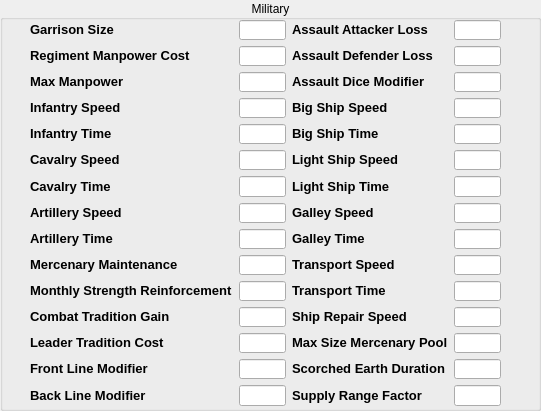
  <widget class="QGroupBox" name="groupBox_2">
   <property name="geometry">
    <rect>
     <x>0</x>
     <y>550</y>
     <width>541</width>
     <height>411</height>
    </rect>
   </property>
   <property name="title">
    <string>Military</string>
   </property>
   <property name="alignment">
    <set>Qt::AlignCenter</set>
   </property>
   <widget class="QWidget" name="gridLayoutWidget_2">
    <property name="geometry">
     <rect>
      <x>30</x>
      <y>20</y>
      <width>471</width>
      <height>386</height>
     </rect>
    </property>
    <layout class="QGridLayout" name="gridLayout_2">
     <item row="1" column="0">
      <widget class="QLabel" name="label_39">
       <property name="text">
        <string>&lt;!DOCTYPE HTML PUBLIC &quot;-//W3C//DTD HTML 4.0//EN&quot; &quot;http://www.w3.org/TR/REC-html40/strict.dtd&quot;&gt;
&lt;html&gt;&lt;head&gt;&lt;meta name=&quot;qrichtext&quot; content=&quot;1&quot; /&gt;&lt;style type=&quot;text/css&quot;&gt;
p, li { white-space: pre-wrap; }
&lt;/style&gt;&lt;/head&gt;&lt;body style=&quot; font-family:'MS Shell Dlg 2'; font-size:8.25pt; font-weight:400; font-style:normal;&quot;&gt;
&lt;p style=&quot; margin-top:0px; margin-bottom:0px; margin-left:0px; margin-right:0px; -qt-block-indent:0; text-indent:0px;&quot;&gt;&lt;span style=&quot; font-size:10pt; font-weight:600;&quot;&gt;Garrison Size&lt;/span&gt;&lt;/p&gt;&lt;/body&gt;&lt;/html&gt;</string>
       </property>
      </widget>
     </item>
     <item row="1" column="1">
      <widget class="QLineEdit" name="lineEdit_36"/>
     </item>
     <item row="1" column="2">
      <widget class="QLabel" name="label_40">
       <property name="text">
        <string>&lt;!DOCTYPE HTML PUBLIC &quot;-//W3C//DTD HTML 4.0//EN&quot; &quot;http://www.w3.org/TR/REC-html40/strict.dtd&quot;&gt;
&lt;html&gt;&lt;head&gt;&lt;meta name=&quot;qrichtext&quot; content=&quot;1&quot; /&gt;&lt;style type=&quot;text/css&quot;&gt;
p, li { white-space: pre-wrap; }
&lt;/style&gt;&lt;/head&gt;&lt;body style=&quot; font-family:'MS Shell Dlg 2'; font-size:8.25pt; font-weight:400; font-style:normal;&quot;&gt;
&lt;p style=&quot; margin-top:0px; margin-bottom:0px; margin-left:0px; margin-right:0px; -qt-block-indent:0; text-indent:0px;&quot;&gt;&lt;span style=&quot; font-size:10pt; font-weight:600;&quot;&gt;Assault Attacker Loss&lt;/span&gt;&lt;/p&gt;&lt;/body&gt;&lt;/html&gt;</string>
       </property>
      </widget>
     </item>
     <item row="1" column="3">
      <widget class="QLineEdit" name="lineEdit_37"/>
     </item>
     <item row="2" column="2">
      <widget class="QLabel" name="label_41">
       <property name="text">
        <string>&lt;!DOCTYPE HTML PUBLIC &quot;-//W3C//DTD HTML 4.0//EN&quot; &quot;http://www.w3.org/TR/REC-html40/strict.dtd&quot;&gt;
&lt;html&gt;&lt;head&gt;&lt;meta name=&quot;qrichtext&quot; content=&quot;1&quot; /&gt;&lt;style type=&quot;text/css&quot;&gt;
p, li { white-space: pre-wrap; }
&lt;/style&gt;&lt;/head&gt;&lt;body style=&quot; font-family:'MS Shell Dlg 2'; font-size:8.25pt; font-weight:400; font-style:normal;&quot;&gt;
&lt;p style=&quot; margin-top:0px; margin-bottom:0px; margin-left:0px; margin-right:0px; -qt-block-indent:0; text-indent:0px;&quot;&gt;&lt;span style=&quot; font-size:10pt; font-weight:600;&quot;&gt;Assault Defender Loss&lt;/span&gt;&lt;/p&gt;&lt;/body&gt;&lt;/html&gt;</string>
       </property>
      </widget>
     </item>
     <item row="2" column="3">
      <widget class="QLineEdit" name="lineEdit_38"/>
     </item>
     <item row="3" column="2">
      <widget class="QLabel" name="label_42">
       <property name="text">
        <string>&lt;!DOCTYPE HTML PUBLIC &quot;-//W3C//DTD HTML 4.0//EN&quot; &quot;http://www.w3.org/TR/REC-html40/strict.dtd&quot;&gt;
&lt;html&gt;&lt;head&gt;&lt;meta name=&quot;qrichtext&quot; content=&quot;1&quot; /&gt;&lt;style type=&quot;text/css&quot;&gt;
p, li { white-space: pre-wrap; }
&lt;/style&gt;&lt;/head&gt;&lt;body style=&quot; font-family:'MS Shell Dlg 2'; font-size:8.25pt; font-weight:400; font-style:normal;&quot;&gt;
&lt;p style=&quot; margin-top:0px; margin-bottom:0px; margin-left:0px; margin-right:0px; -qt-block-indent:0; text-indent:0px;&quot;&gt;&lt;span style=&quot; font-size:10pt; font-weight:600;&quot;&gt;Assault Dice Modifier&lt;/span&gt;&lt;/p&gt;&lt;/body&gt;&lt;/html&gt;</string>
       </property>
      </widget>
     </item>
     <item row="3" column="3">
      <widget class="QLineEdit" name="lineEdit_39"/>
     </item>
     <item row="2" column="0">
      <widget class="QLabel" name="label_43">
       <property name="text">
        <string>&lt;!DOCTYPE HTML PUBLIC &quot;-//W3C//DTD HTML 4.0//EN&quot; &quot;http://www.w3.org/TR/REC-html40/strict.dtd&quot;&gt;
&lt;html&gt;&lt;head&gt;&lt;meta name=&quot;qrichtext&quot; content=&quot;1&quot; /&gt;&lt;style type=&quot;text/css&quot;&gt;
p, li { white-space: pre-wrap; }
&lt;/style&gt;&lt;/head&gt;&lt;body style=&quot; font-family:'MS Shell Dlg 2'; font-size:8.25pt; font-weight:400; font-style:normal;&quot;&gt;
&lt;p style=&quot; margin-top:0px; margin-bottom:0px; margin-left:0px; margin-right:0px; -qt-block-indent:0; text-indent:0px;&quot;&gt;&lt;span style=&quot; font-size:10pt; font-weight:600;&quot;&gt;Regiment Manpower Cost&lt;/span&gt;&lt;/p&gt;&lt;/body&gt;&lt;/html&gt;</string>
       </property>
      </widget>
     </item>
     <item row="2" column="1">
      <widget class="QLineEdit" name="lineEdit_40"/>
     </item>
     <item row="3" column="0">
      <widget class="QLabel" name="label_44">
       <property name="text">
        <string>&lt;!DOCTYPE HTML PUBLIC &quot;-//W3C//DTD HTML 4.0//EN&quot; &quot;http://www.w3.org/TR/REC-html40/strict.dtd&quot;&gt;
&lt;html&gt;&lt;head&gt;&lt;meta name=&quot;qrichtext&quot; content=&quot;1&quot; /&gt;&lt;style type=&quot;text/css&quot;&gt;
p, li { white-space: pre-wrap; }
&lt;/style&gt;&lt;/head&gt;&lt;body style=&quot; font-family:'MS Shell Dlg 2'; font-size:8.25pt; font-weight:400; font-style:normal;&quot;&gt;
&lt;p style=&quot; margin-top:0px; margin-bottom:0px; margin-left:0px; margin-right:0px; -qt-block-indent:0; text-indent:0px;&quot;&gt;&lt;span style=&quot; font-size:10pt; font-weight:600;&quot;&gt;Max Manpower&lt;/span&gt;&lt;/p&gt;&lt;/body&gt;&lt;/html&gt;</string>
       </property>
      </widget>
     </item>
     <item row="3" column="1">
      <widget class="QLineEdit" name="lineEdit_41"/>
     </item>
     <item row="4" column="0">
      <widget class="QLabel" name="label_45">
       <property name="text">
        <string>&lt;!DOCTYPE HTML PUBLIC &quot;-//W3C//DTD HTML 4.0//EN&quot; &quot;http://www.w3.org/TR/REC-html40/strict.dtd&quot;&gt;
&lt;html&gt;&lt;head&gt;&lt;meta name=&quot;qrichtext&quot; content=&quot;1&quot; /&gt;&lt;style type=&quot;text/css&quot;&gt;
p, li { white-space: pre-wrap; }
&lt;/style&gt;&lt;/head&gt;&lt;body style=&quot; font-family:'MS Shell Dlg 2'; font-size:8.25pt; font-weight:400; font-style:normal;&quot;&gt;
&lt;p style=&quot; margin-top:0px; margin-bottom:0px; margin-left:0px; margin-right:0px; -qt-block-indent:0; text-indent:0px;&quot;&gt;&lt;span style=&quot; font-size:10pt; font-weight:600;&quot;&gt;Infantry Speed&lt;/span&gt;&lt;/p&gt;&lt;/body&gt;&lt;/html&gt;</string>
       </property>
      </widget>
     </item>
     <item row="4" column="1">
      <widget class="QLineEdit" name="lineEdit_42"/>
     </item>
     <item row="6" column="0">
      <widget class="QLabel" name="label_46">
       <property name="text">
        <string>&lt;!DOCTYPE HTML PUBLIC &quot;-//W3C//DTD HTML 4.0//EN&quot; &quot;http://www.w3.org/TR/REC-html40/strict.dtd&quot;&gt;
&lt;html&gt;&lt;head&gt;&lt;meta name=&quot;qrichtext&quot; content=&quot;1&quot; /&gt;&lt;style type=&quot;text/css&quot;&gt;
p, li { white-space: pre-wrap; }
&lt;/style&gt;&lt;/head&gt;&lt;body style=&quot; font-family:'MS Shell Dlg 2'; font-size:8.25pt; font-weight:400; font-style:normal;&quot;&gt;
&lt;p style=&quot; margin-top:0px; margin-bottom:0px; margin-left:0px; margin-right:0px; -qt-block-indent:0; text-indent:0px;&quot;&gt;&lt;span style=&quot; font-size:10pt; font-weight:600;&quot;&gt;Cavalry Speed&lt;/span&gt;&lt;/p&gt;&lt;/body&gt;&lt;/html&gt;</string>
       </property>
      </widget>
     </item>
     <item row="8" column="0">
      <widget class="QLabel" name="label_47">
       <property name="text">
        <string>&lt;!DOCTYPE HTML PUBLIC &quot;-//W3C//DTD HTML 4.0//EN&quot; &quot;http://www.w3.org/TR/REC-html40/strict.dtd&quot;&gt;
&lt;html&gt;&lt;head&gt;&lt;meta name=&quot;qrichtext&quot; content=&quot;1&quot; /&gt;&lt;style type=&quot;text/css&quot;&gt;
p, li { white-space: pre-wrap; }
&lt;/style&gt;&lt;/head&gt;&lt;body style=&quot; font-family:'MS Shell Dlg 2'; font-size:8.25pt; font-weight:400; font-style:normal;&quot;&gt;
&lt;p style=&quot; margin-top:0px; margin-bottom:0px; margin-left:0px; margin-right:0px; -qt-block-indent:0; text-indent:0px;&quot;&gt;&lt;span style=&quot; font-size:10pt; font-weight:600;&quot;&gt;Artillery Speed&lt;/span&gt;&lt;/p&gt;&lt;/body&gt;&lt;/html&gt;</string>
       </property>
      </widget>
     </item>
     <item row="6" column="1">
      <widget class="QLineEdit" name="lineEdit_43"/>
     </item>
     <item row="8" column="1">
      <widget class="QLineEdit" name="lineEdit_44"/>
     </item>
     <item row="4" column="3">
      <widget class="QLineEdit" name="lineEdit_45"/>
     </item>
     <item row="6" column="3">
      <widget class="QLineEdit" name="lineEdit_46"/>
     </item>
     <item row="8" column="3">
      <widget class="QLineEdit" name="lineEdit_47"/>
     </item>
     <item row="4" column="2">
      <widget class="QLabel" name="label_48">
       <property name="text">
        <string>&lt;!DOCTYPE HTML PUBLIC &quot;-//W3C//DTD HTML 4.0//EN&quot; &quot;http://www.w3.org/TR/REC-html40/strict.dtd&quot;&gt;
&lt;html&gt;&lt;head&gt;&lt;meta name=&quot;qrichtext&quot; content=&quot;1&quot; /&gt;&lt;style type=&quot;text/css&quot;&gt;
p, li { white-space: pre-wrap; }
&lt;/style&gt;&lt;/head&gt;&lt;body style=&quot; font-family:'MS Shell Dlg 2'; font-size:8.25pt; font-weight:400; font-style:normal;&quot;&gt;
&lt;p style=&quot; margin-top:0px; margin-bottom:0px; margin-left:0px; margin-right:0px; -qt-block-indent:0; text-indent:0px;&quot;&gt;&lt;span style=&quot; font-size:10pt; font-weight:600;&quot;&gt;Big Ship Speed&lt;/span&gt;&lt;/p&gt;&lt;/body&gt;&lt;/html&gt;</string>
       </property>
      </widget>
     </item>
     <item row="6" column="2">
      <widget class="QLabel" name="label_49">
       <property name="text">
        <string>&lt;!DOCTYPE HTML PUBLIC &quot;-//W3C//DTD HTML 4.0//EN&quot; &quot;http://www.w3.org/TR/REC-html40/strict.dtd&quot;&gt;
&lt;html&gt;&lt;head&gt;&lt;meta name=&quot;qrichtext&quot; content=&quot;1&quot; /&gt;&lt;style type=&quot;text/css&quot;&gt;
p, li { white-space: pre-wrap; }
&lt;/style&gt;&lt;/head&gt;&lt;body style=&quot; font-family:'MS Shell Dlg 2'; font-size:8.25pt; font-weight:400; font-style:normal;&quot;&gt;
&lt;p style=&quot; margin-top:0px; margin-bottom:0px; margin-left:0px; margin-right:0px; -qt-block-indent:0; text-indent:0px;&quot;&gt;&lt;span style=&quot; font-size:10pt; font-weight:600;&quot;&gt;Light Ship Speed&lt;/span&gt;&lt;/p&gt;&lt;/body&gt;&lt;/html&gt;</string>
       </property>
      </widget>
     </item>
     <item row="8" column="2">
      <widget class="QLabel" name="label_50">
       <property name="text">
        <string>&lt;!DOCTYPE HTML PUBLIC &quot;-//W3C//DTD HTML 4.0//EN&quot; &quot;http://www.w3.org/TR/REC-html40/strict.dtd&quot;&gt;
&lt;html&gt;&lt;head&gt;&lt;meta name=&quot;qrichtext&quot; content=&quot;1&quot; /&gt;&lt;style type=&quot;text/css&quot;&gt;
p, li { white-space: pre-wrap; }
&lt;/style&gt;&lt;/head&gt;&lt;body style=&quot; font-family:'MS Shell Dlg 2'; font-size:8.25pt; font-weight:400; font-style:normal;&quot;&gt;
&lt;p style=&quot; margin-top:0px; margin-bottom:0px; margin-left:0px; margin-right:0px; -qt-block-indent:0; text-indent:0px;&quot;&gt;&lt;span style=&quot; font-size:10pt; font-weight:600;&quot;&gt;Galley Speed&lt;/span&gt;&lt;/p&gt;&lt;/body&gt;&lt;/html&gt;</string>
       </property>
      </widget>
     </item>
     <item row="10" column="2">
      <widget class="QLabel" name="label_51">
       <property name="text">
        <string>&lt;!DOCTYPE HTML PUBLIC &quot;-//W3C//DTD HTML 4.0//EN&quot; &quot;http://www.w3.org/TR/REC-html40/strict.dtd&quot;&gt;
&lt;html&gt;&lt;head&gt;&lt;meta name=&quot;qrichtext&quot; content=&quot;1&quot; /&gt;&lt;style type=&quot;text/css&quot;&gt;
p, li { white-space: pre-wrap; }
&lt;/style&gt;&lt;/head&gt;&lt;body style=&quot; font-family:'MS Shell Dlg 2'; font-size:8.25pt; font-weight:400; font-style:normal;&quot;&gt;
&lt;p style=&quot; margin-top:0px; margin-bottom:0px; margin-left:0px; margin-right:0px; -qt-block-indent:0; text-indent:0px;&quot;&gt;&lt;span style=&quot; font-size:10pt; font-weight:600;&quot;&gt;Transport Speed&lt;/span&gt;&lt;/p&gt;&lt;/body&gt;&lt;/html&gt;</string>
       </property>
      </widget>
     </item>
     <item row="10" column="3">
      <widget class="QLineEdit" name="lineEdit_48"/>
     </item>
     <item row="5" column="0">
      <widget class="QLabel" name="label_52">
       <property name="text">
        <string>&lt;!DOCTYPE HTML PUBLIC &quot;-//W3C//DTD HTML 4.0//EN&quot; &quot;http://www.w3.org/TR/REC-html40/strict.dtd&quot;&gt;
&lt;html&gt;&lt;head&gt;&lt;meta name=&quot;qrichtext&quot; content=&quot;1&quot; /&gt;&lt;style type=&quot;text/css&quot;&gt;
p, li { white-space: pre-wrap; }
&lt;/style&gt;&lt;/head&gt;&lt;body style=&quot; font-family:'MS Shell Dlg 2'; font-size:8.25pt; font-weight:400; font-style:normal;&quot;&gt;
&lt;p style=&quot; margin-top:0px; margin-bottom:0px; margin-left:0px; margin-right:0px; -qt-block-indent:0; text-indent:0px;&quot;&gt;&lt;span style=&quot; font-size:10pt; font-weight:600;&quot;&gt;Infantry Time&lt;/span&gt;&lt;/p&gt;&lt;/body&gt;&lt;/html&gt;</string>
       </property>
      </widget>
     </item>
     <item row="5" column="1">
      <widget class="QLineEdit" name="lineEdit_49"/>
     </item>
     <item row="5" column="2">
      <widget class="QLabel" name="label_53">
       <property name="text">
        <string>&lt;!DOCTYPE HTML PUBLIC &quot;-//W3C//DTD HTML 4.0//EN&quot; &quot;http://www.w3.org/TR/REC-html40/strict.dtd&quot;&gt;
&lt;html&gt;&lt;head&gt;&lt;meta name=&quot;qrichtext&quot; content=&quot;1&quot; /&gt;&lt;style type=&quot;text/css&quot;&gt;
p, li { white-space: pre-wrap; }
&lt;/style&gt;&lt;/head&gt;&lt;body style=&quot; font-family:'MS Shell Dlg 2'; font-size:8.25pt; font-weight:400; font-style:normal;&quot;&gt;
&lt;p style=&quot; margin-top:0px; margin-bottom:0px; margin-left:0px; margin-right:0px; -qt-block-indent:0; text-indent:0px;&quot;&gt;&lt;span style=&quot; font-size:10pt; font-weight:600;&quot;&gt;Big Ship Time&lt;/span&gt;&lt;/p&gt;&lt;/body&gt;&lt;/html&gt;</string>
       </property>
      </widget>
     </item>
     <item row="5" column="3">
      <widget class="QLineEdit" name="lineEdit_50"/>
     </item>
     <item row="7" column="0">
      <widget class="QLabel" name="label_54">
       <property name="text">
        <string>&lt;!DOCTYPE HTML PUBLIC &quot;-//W3C//DTD HTML 4.0//EN&quot; &quot;http://www.w3.org/TR/REC-html40/strict.dtd&quot;&gt;
&lt;html&gt;&lt;head&gt;&lt;meta name=&quot;qrichtext&quot; content=&quot;1&quot; /&gt;&lt;style type=&quot;text/css&quot;&gt;
p, li { white-space: pre-wrap; }
&lt;/style&gt;&lt;/head&gt;&lt;body style=&quot; font-family:'MS Shell Dlg 2'; font-size:8.25pt; font-weight:400; font-style:normal;&quot;&gt;
&lt;p style=&quot; margin-top:0px; margin-bottom:0px; margin-left:0px; margin-right:0px; -qt-block-indent:0; text-indent:0px;&quot;&gt;&lt;span style=&quot; font-size:10pt; font-weight:600;&quot;&gt;Cavalry Time&lt;/span&gt;&lt;/p&gt;&lt;/body&gt;&lt;/html&gt;</string>
       </property>
      </widget>
     </item>
     <item row="7" column="1">
      <widget class="QLineEdit" name="lineEdit_51"/>
     </item>
     <item row="7" column="3">
      <widget class="QLineEdit" name="lineEdit_52"/>
     </item>
     <item row="7" column="2">
      <widget class="QLabel" name="label_55">
       <property name="text">
        <string>&lt;!DOCTYPE HTML PUBLIC &quot;-//W3C//DTD HTML 4.0//EN&quot; &quot;http://www.w3.org/TR/REC-html40/strict.dtd&quot;&gt;
&lt;html&gt;&lt;head&gt;&lt;meta name=&quot;qrichtext&quot; content=&quot;1&quot; /&gt;&lt;style type=&quot;text/css&quot;&gt;
p, li { white-space: pre-wrap; }
&lt;/style&gt;&lt;/head&gt;&lt;body style=&quot; font-family:'MS Shell Dlg 2'; font-size:8.25pt; font-weight:400; font-style:normal;&quot;&gt;
&lt;p style=&quot; margin-top:0px; margin-bottom:0px; margin-left:0px; margin-right:0px; -qt-block-indent:0; text-indent:0px;&quot;&gt;&lt;span style=&quot; font-size:10pt; font-weight:600;&quot;&gt;Light Ship Time&lt;/span&gt;&lt;/p&gt;&lt;/body&gt;&lt;/html&gt;</string>
       </property>
      </widget>
     </item>
     <item row="9" column="2">
      <widget class="QLabel" name="label_57">
       <property name="text">
        <string>&lt;!DOCTYPE HTML PUBLIC &quot;-//W3C//DTD HTML 4.0//EN&quot; &quot;http://www.w3.org/TR/REC-html40/strict.dtd&quot;&gt;
&lt;html&gt;&lt;head&gt;&lt;meta name=&quot;qrichtext&quot; content=&quot;1&quot; /&gt;&lt;style type=&quot;text/css&quot;&gt;
p, li { white-space: pre-wrap; }
&lt;/style&gt;&lt;/head&gt;&lt;body style=&quot; font-family:'MS Shell Dlg 2'; font-size:8.25pt; font-weight:400; font-style:normal;&quot;&gt;
&lt;p style=&quot; margin-top:0px; margin-bottom:0px; margin-left:0px; margin-right:0px; -qt-block-indent:0; text-indent:0px;&quot;&gt;&lt;span style=&quot; font-size:10pt; font-weight:600;&quot;&gt;Galley Time&lt;/span&gt;&lt;/p&gt;&lt;/body&gt;&lt;/html&gt;</string>
       </property>
      </widget>
     </item>
     <item row="9" column="3">
      <widget class="QLineEdit" name="lineEdit_54"/>
     </item>
     <item row="9" column="0">
      <widget class="QLabel" name="label_56">
       <property name="text">
        <string>&lt;!DOCTYPE HTML PUBLIC &quot;-//W3C//DTD HTML 4.0//EN&quot; &quot;http://www.w3.org/TR/REC-html40/strict.dtd&quot;&gt;
&lt;html&gt;&lt;head&gt;&lt;meta name=&quot;qrichtext&quot; content=&quot;1&quot; /&gt;&lt;style type=&quot;text/css&quot;&gt;
p, li { white-space: pre-wrap; }
&lt;/style&gt;&lt;/head&gt;&lt;body style=&quot; font-family:'MS Shell Dlg 2'; font-size:8.25pt; font-weight:400; font-style:normal;&quot;&gt;
&lt;p style=&quot; margin-top:0px; margin-bottom:0px; margin-left:0px; margin-right:0px; -qt-block-indent:0; text-indent:0px;&quot;&gt;&lt;span style=&quot; font-size:10pt; font-weight:600;&quot;&gt;Artillery Time&lt;/span&gt;&lt;/p&gt;&lt;/body&gt;&lt;/html&gt;</string>
       </property>
      </widget>
     </item>
     <item row="9" column="1">
      <widget class="QLineEdit" name="lineEdit_53"/>
     </item>
     <item row="11" column="2">
      <widget class="QLabel" name="label_58">
       <property name="text">
        <string>&lt;!DOCTYPE HTML PUBLIC &quot;-//W3C//DTD HTML 4.0//EN&quot; &quot;http://www.w3.org/TR/REC-html40/strict.dtd&quot;&gt;
&lt;html&gt;&lt;head&gt;&lt;meta name=&quot;qrichtext&quot; content=&quot;1&quot; /&gt;&lt;style type=&quot;text/css&quot;&gt;
p, li { white-space: pre-wrap; }
&lt;/style&gt;&lt;/head&gt;&lt;body style=&quot; font-family:'MS Shell Dlg 2'; font-size:8.25pt; font-weight:400; font-style:normal;&quot;&gt;
&lt;p style=&quot; margin-top:0px; margin-bottom:0px; margin-left:0px; margin-right:0px; -qt-block-indent:0; text-indent:0px;&quot;&gt;&lt;span style=&quot; font-size:10pt; font-weight:600;&quot;&gt;Transport Time&lt;/span&gt;&lt;/p&gt;&lt;/body&gt;&lt;/html&gt;</string>
       </property>
      </widget>
     </item>
     <item row="11" column="3">
      <widget class="QLineEdit" name="lineEdit_55"/>
     </item>
     <item row="10" column="0">
      <widget class="QLabel" name="label_59">
       <property name="text">
        <string>&lt;!DOCTYPE HTML PUBLIC &quot;-//W3C//DTD HTML 4.0//EN&quot; &quot;http://www.w3.org/TR/REC-html40/strict.dtd&quot;&gt;
&lt;html&gt;&lt;head&gt;&lt;meta name=&quot;qrichtext&quot; content=&quot;1&quot; /&gt;&lt;style type=&quot;text/css&quot;&gt;
p, li { white-space: pre-wrap; }
&lt;/style&gt;&lt;/head&gt;&lt;body style=&quot; font-family:'MS Shell Dlg 2'; font-size:8.25pt; font-weight:400; font-style:normal;&quot;&gt;
&lt;p style=&quot; margin-top:0px; margin-bottom:0px; margin-left:0px; margin-right:0px; -qt-block-indent:0; text-indent:0px;&quot;&gt;&lt;span style=&quot; font-size:10pt; font-weight:600;&quot;&gt;Mercenary Maintenance&lt;/span&gt;&lt;/p&gt;&lt;/body&gt;&lt;/html&gt;</string>
       </property>
      </widget>
     </item>
     <item row="10" column="1">
      <widget class="QLineEdit" name="lineEdit_56"/>
     </item>
     <item row="11" column="0">
      <widget class="QLabel" name="label_60">
       <property name="text">
        <string>&lt;!DOCTYPE HTML PUBLIC &quot;-//W3C//DTD HTML 4.0//EN&quot; &quot;http://www.w3.org/TR/REC-html40/strict.dtd&quot;&gt;
&lt;html&gt;&lt;head&gt;&lt;meta name=&quot;qrichtext&quot; content=&quot;1&quot; /&gt;&lt;style type=&quot;text/css&quot;&gt;
p, li { white-space: pre-wrap; }
&lt;/style&gt;&lt;/head&gt;&lt;body style=&quot; font-family:'MS Shell Dlg 2'; font-size:8.25pt; font-weight:400; font-style:normal;&quot;&gt;
&lt;p style=&quot; margin-top:0px; margin-bottom:0px; margin-left:0px; margin-right:0px; -qt-block-indent:0; text-indent:0px;&quot;&gt;&lt;span style=&quot; font-size:10pt; font-weight:600;&quot;&gt;Monthly Strength Reinforcement&lt;/span&gt;&lt;/p&gt;&lt;/body&gt;&lt;/html&gt;</string>
       </property>
      </widget>
     </item>
     <item row="11" column="1">
      <widget class="QLineEdit" name="lineEdit_57"/>
     </item>
     <item row="12" column="2">
      <widget class="QLabel" name="label_61">
       <property name="text">
        <string>&lt;!DOCTYPE HTML PUBLIC &quot;-//W3C//DTD HTML 4.0//EN&quot; &quot;http://www.w3.org/TR/REC-html40/strict.dtd&quot;&gt;
&lt;html&gt;&lt;head&gt;&lt;meta name=&quot;qrichtext&quot; content=&quot;1&quot; /&gt;&lt;style type=&quot;text/css&quot;&gt;
p, li { white-space: pre-wrap; }
&lt;/style&gt;&lt;/head&gt;&lt;body style=&quot; font-family:'MS Shell Dlg 2'; font-size:8.25pt; font-weight:400; font-style:normal;&quot;&gt;
&lt;p style=&quot; margin-top:0px; margin-bottom:0px; margin-left:0px; margin-right:0px; -qt-block-indent:0; text-indent:0px;&quot;&gt;&lt;span style=&quot; font-size:10pt; font-weight:600;&quot;&gt;Ship Repair Speed&lt;/span&gt;&lt;/p&gt;&lt;/body&gt;&lt;/html&gt;</string>
       </property>
      </widget>
     </item>
     <item row="12" column="3">
      <widget class="QLineEdit" name="lineEdit_58"/>
     </item>
     <item row="12" column="0">
      <widget class="QLabel" name="label_62">
       <property name="text">
        <string>&lt;!DOCTYPE HTML PUBLIC &quot;-//W3C//DTD HTML 4.0//EN&quot; &quot;http://www.w3.org/TR/REC-html40/strict.dtd&quot;&gt;
&lt;html&gt;&lt;head&gt;&lt;meta name=&quot;qrichtext&quot; content=&quot;1&quot; /&gt;&lt;style type=&quot;text/css&quot;&gt;
p, li { white-space: pre-wrap; }
&lt;/style&gt;&lt;/head&gt;&lt;body style=&quot; font-family:'MS Shell Dlg 2'; font-size:8.25pt; font-weight:400; font-style:normal;&quot;&gt;
&lt;p style=&quot; margin-top:0px; margin-bottom:0px; margin-left:0px; margin-right:0px; -qt-block-indent:0; text-indent:0px;&quot;&gt;&lt;span style=&quot; font-size:10pt; font-weight:600;&quot;&gt;Combat Tradition Gain&lt;/span&gt;&lt;/p&gt;&lt;/body&gt;&lt;/html&gt;</string>
       </property>
      </widget>
     </item>
     <item row="12" column="1">
      <widget class="QLineEdit" name="lineEdit_59"/>
     </item>
     <item row="13" column="0">
      <widget class="QLabel" name="label_63">
       <property name="text">
        <string>&lt;!DOCTYPE HTML PUBLIC &quot;-//W3C//DTD HTML 4.0//EN&quot; &quot;http://www.w3.org/TR/REC-html40/strict.dtd&quot;&gt;
&lt;html&gt;&lt;head&gt;&lt;meta name=&quot;qrichtext&quot; content=&quot;1&quot; /&gt;&lt;style type=&quot;text/css&quot;&gt;
p, li { white-space: pre-wrap; }
&lt;/style&gt;&lt;/head&gt;&lt;body style=&quot; font-family:'MS Shell Dlg 2'; font-size:8.25pt; font-weight:400; font-style:normal;&quot;&gt;
&lt;p style=&quot; margin-top:0px; margin-bottom:0px; margin-left:0px; margin-right:0px; -qt-block-indent:0; text-indent:0px;&quot;&gt;&lt;span style=&quot; font-size:10pt; font-weight:600;&quot;&gt;Leader Tradition Cost&lt;/span&gt;&lt;/p&gt;&lt;/body&gt;&lt;/html&gt;</string>
       </property>
      </widget>
     </item>
     <item row="13" column="1">
      <widget class="QLineEdit" name="lineEdit_60"/>
     </item>
     <item row="13" column="3">
      <widget class="QLineEdit" name="lineEdit_61"/>
     </item>
     <item row="15" column="1">
      <widget class="QLineEdit" name="lineEdit_62"/>
     </item>
     <item row="15" column="3">
      <widget class="QLineEdit" name="lineEdit_63"/>
     </item>
     <item row="14" column="1">
      <widget class="QLineEdit" name="lineEdit_64"/>
     </item>
     <item row="14" column="3">
      <widget class="QLineEdit" name="lineEdit_65"/>
     </item>
     <item row="13" column="2">
      <widget class="QLabel" name="label_67">
       <property name="text">
        <string>&lt;!DOCTYPE HTML PUBLIC &quot;-//W3C//DTD HTML 4.0//EN&quot; &quot;http://www.w3.org/TR/REC-html40/strict.dtd&quot;&gt;
&lt;html&gt;&lt;head&gt;&lt;meta name=&quot;qrichtext&quot; content=&quot;1&quot; /&gt;&lt;style type=&quot;text/css&quot;&gt;
p, li { white-space: pre-wrap; }
&lt;/style&gt;&lt;/head&gt;&lt;body style=&quot; font-family:'MS Shell Dlg 2'; font-size:8.25pt; font-weight:400; font-style:normal;&quot;&gt;
&lt;p style=&quot; margin-top:0px; margin-bottom:0px; margin-left:0px; margin-right:0px; -qt-block-indent:0; text-indent:0px;&quot;&gt;&lt;span style=&quot; font-size:10pt; font-weight:600;&quot;&gt;Max Size Mercenary Pool&lt;/span&gt;&lt;/p&gt;&lt;/body&gt;&lt;/html&gt;</string>
       </property>
      </widget>
     </item>
     <item row="14" column="0">
      <widget class="QLabel" name="label_64">
       <property name="text">
        <string>&lt;!DOCTYPE HTML PUBLIC &quot;-//W3C//DTD HTML 4.0//EN&quot; &quot;http://www.w3.org/TR/REC-html40/strict.dtd&quot;&gt;
&lt;html&gt;&lt;head&gt;&lt;meta name=&quot;qrichtext&quot; content=&quot;1&quot; /&gt;&lt;style type=&quot;text/css&quot;&gt;
p, li { white-space: pre-wrap; }
&lt;/style&gt;&lt;/head&gt;&lt;body style=&quot; font-family:'MS Shell Dlg 2'; font-size:8.25pt; font-weight:400; font-style:normal;&quot;&gt;
&lt;p style=&quot; margin-top:0px; margin-bottom:0px; margin-left:0px; margin-right:0px; -qt-block-indent:0; text-indent:0px;&quot;&gt;&lt;span style=&quot; font-size:10pt; font-weight:600;&quot;&gt;Front Line Modifier&lt;/span&gt;&lt;/p&gt;&lt;/body&gt;&lt;/html&gt;</string>
       </property>
      </widget>
     </item>
     <item row="15" column="0">
      <widget class="QLabel" name="label_65">
       <property name="text">
        <string>&lt;!DOCTYPE HTML PUBLIC &quot;-//W3C//DTD HTML 4.0//EN&quot; &quot;http://www.w3.org/TR/REC-html40/strict.dtd&quot;&gt;
&lt;html&gt;&lt;head&gt;&lt;meta name=&quot;qrichtext&quot; content=&quot;1&quot; /&gt;&lt;style type=&quot;text/css&quot;&gt;
p, li { white-space: pre-wrap; }
&lt;/style&gt;&lt;/head&gt;&lt;body style=&quot; font-family:'MS Shell Dlg 2'; font-size:8.25pt; font-weight:400; font-style:normal;&quot;&gt;
&lt;p style=&quot; margin-top:0px; margin-bottom:0px; margin-left:0px; margin-right:0px; -qt-block-indent:0; text-indent:0px;&quot;&gt;&lt;span style=&quot; font-size:10pt; font-weight:600;&quot;&gt;Back Line Modifier&lt;/span&gt;&lt;/p&gt;&lt;/body&gt;&lt;/html&gt;</string>
       </property>
      </widget>
     </item>
     <item row="14" column="2">
      <widget class="QLabel" name="label_66">
       <property name="text">
        <string>&lt;!DOCTYPE HTML PUBLIC &quot;-//W3C//DTD HTML 4.0//EN&quot; &quot;http://www.w3.org/TR/REC-html40/strict.dtd&quot;&gt;
&lt;html&gt;&lt;head&gt;&lt;meta name=&quot;qrichtext&quot; content=&quot;1&quot; /&gt;&lt;style type=&quot;text/css&quot;&gt;
p, li { white-space: pre-wrap; }
&lt;/style&gt;&lt;/head&gt;&lt;body style=&quot; font-family:'MS Shell Dlg 2'; font-size:8.25pt; font-weight:400; font-style:normal;&quot;&gt;
&lt;p style=&quot; margin-top:0px; margin-bottom:0px; margin-left:0px; margin-right:0px; -qt-block-indent:0; text-indent:0px;&quot;&gt;&lt;span style=&quot; font-size:10pt; font-weight:600;&quot;&gt;Scorched Earth Duration&lt;/span&gt;&lt;/p&gt;&lt;/body&gt;&lt;/html&gt;</string>
       </property>
      </widget>
     </item>
     <item row="15" column="2">
      <widget class="QLabel" name="label_68">
       <property name="text">
        <string>&lt;!DOCTYPE HTML PUBLIC &quot;-//W3C//DTD HTML 4.0//EN&quot; &quot;http://www.w3.org/TR/REC-html40/strict.dtd&quot;&gt;
&lt;html&gt;&lt;head&gt;&lt;meta name=&quot;qrichtext&quot; content=&quot;1&quot; /&gt;&lt;style type=&quot;text/css&quot;&gt;
p, li { white-space: pre-wrap; }
&lt;/style&gt;&lt;/head&gt;&lt;body style=&quot; font-family:'MS Shell Dlg 2'; font-size:8.25pt; font-weight:400; font-style:normal;&quot;&gt;
&lt;p style=&quot; margin-top:0px; margin-bottom:0px; margin-left:0px; margin-right:0px; -qt-block-indent:0; text-indent:0px;&quot;&gt;&lt;span style=&quot; font-size:10pt; font-weight:600;&quot;&gt;Supply Range Factor&lt;/span&gt;&lt;/p&gt;&lt;/body&gt;&lt;/html&gt;</string>
       </property>
      </widget>
     </item>
    </layout>
   </widget>
  </widget>
